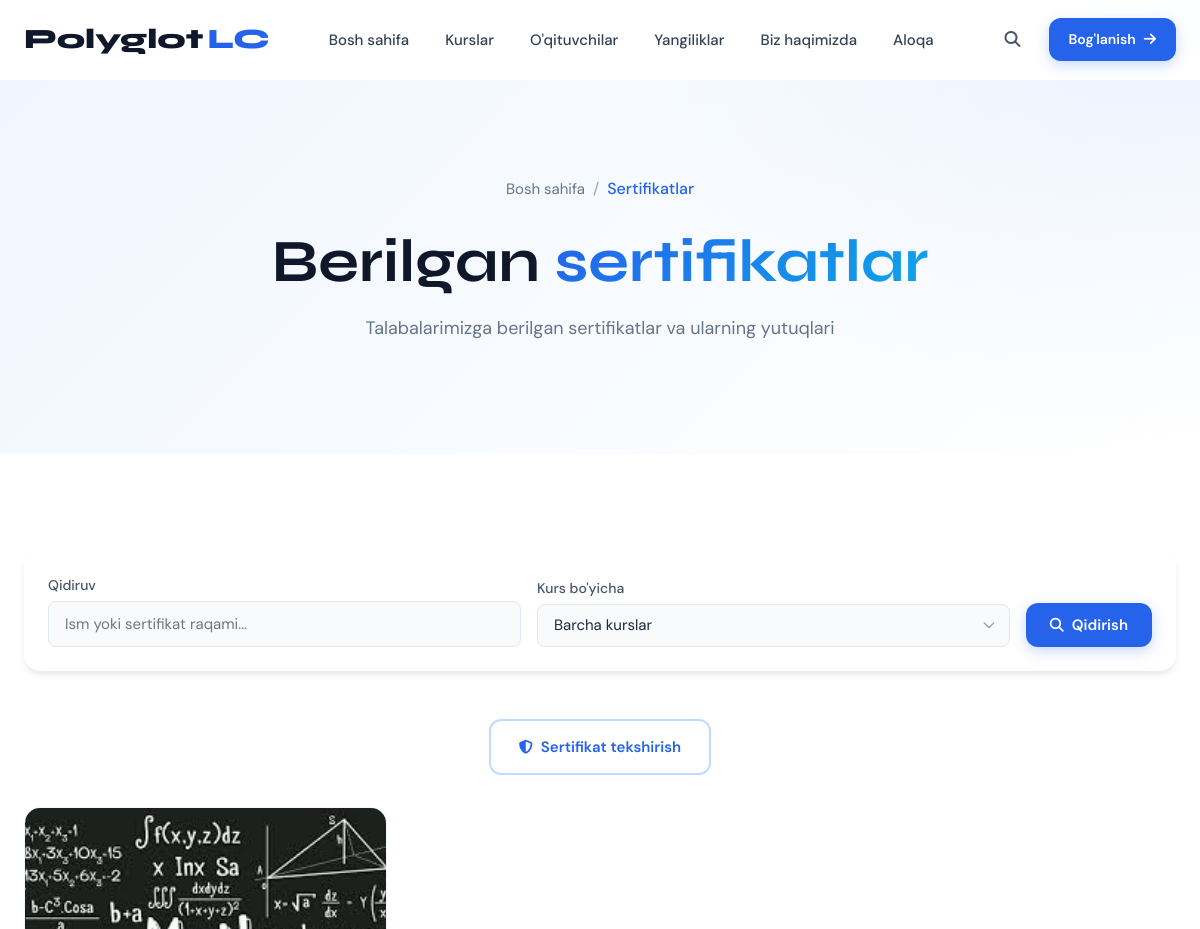
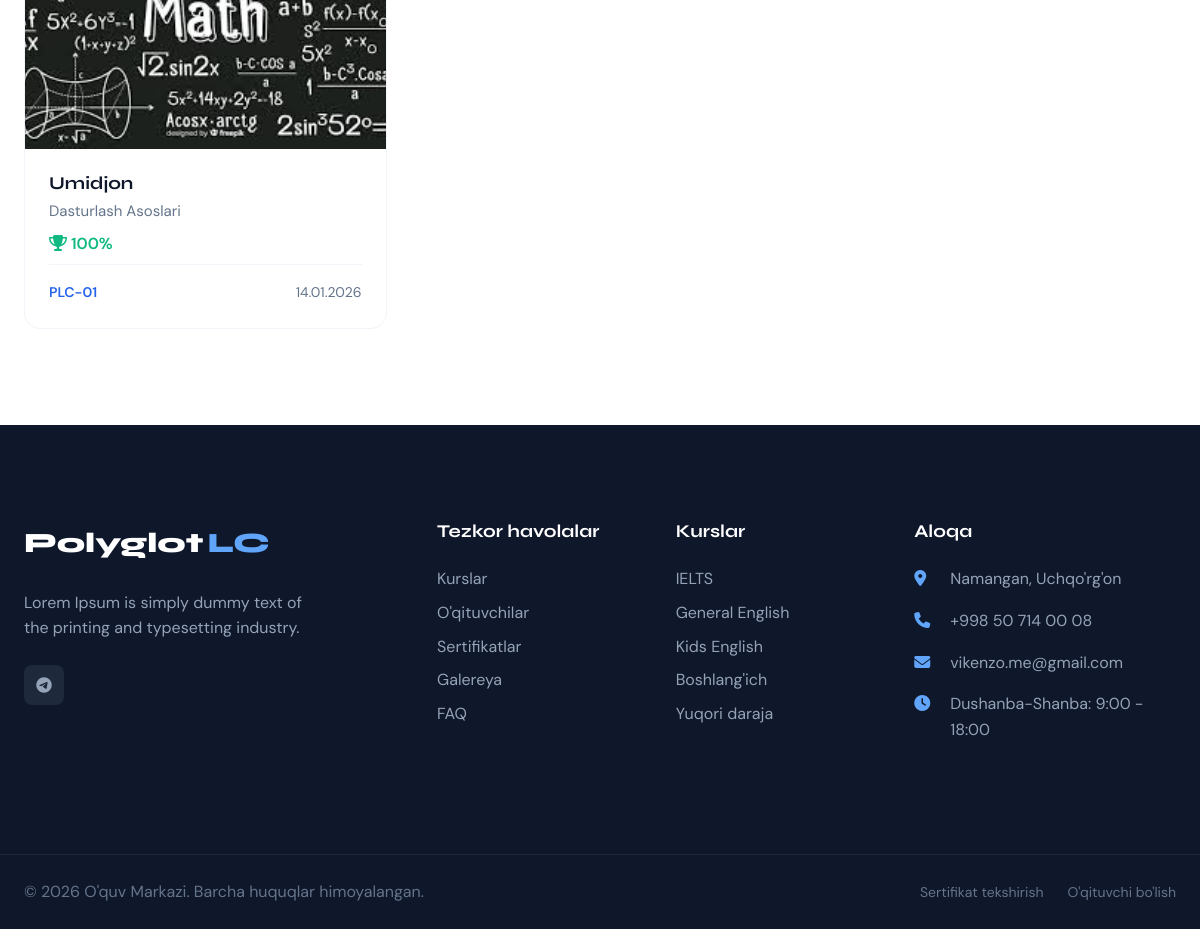
Page /sertifikatlar/ on the earlier database version (2 pictures, top to bottom).
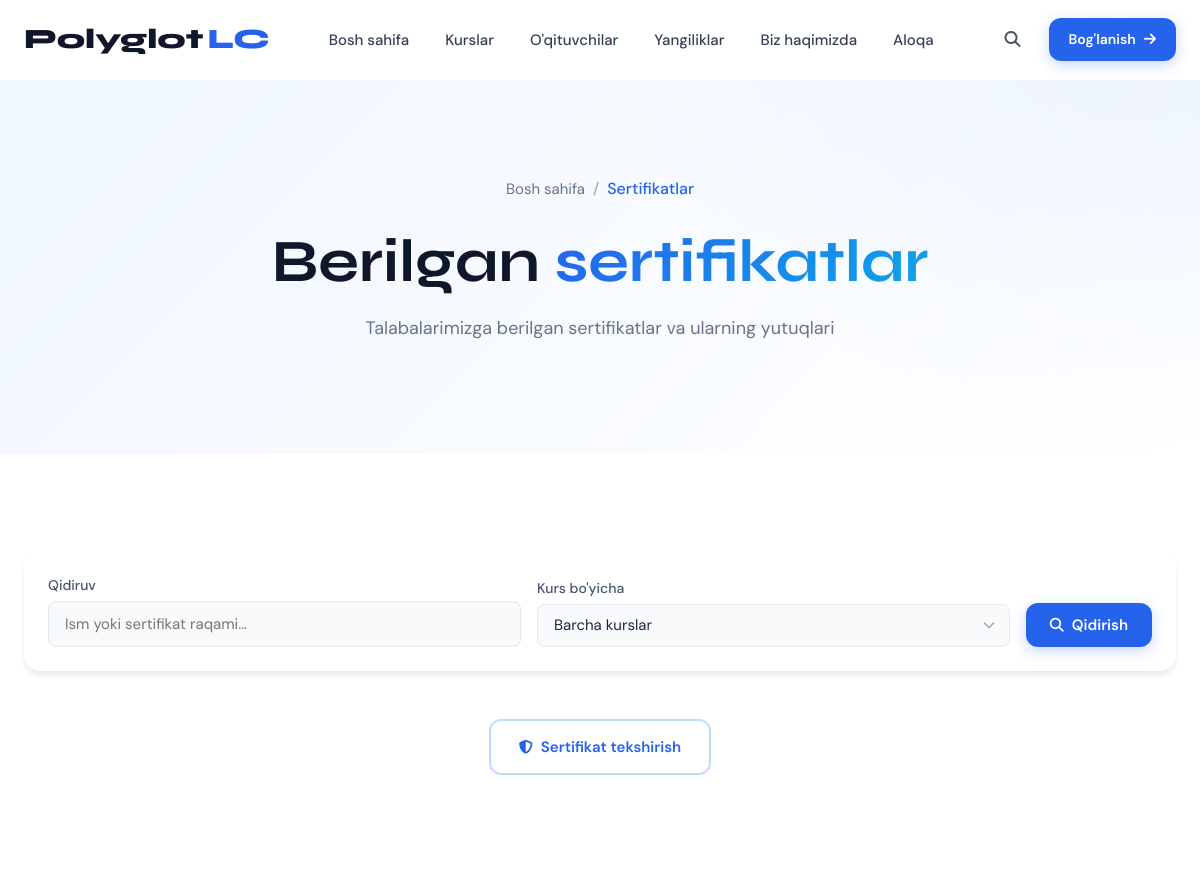
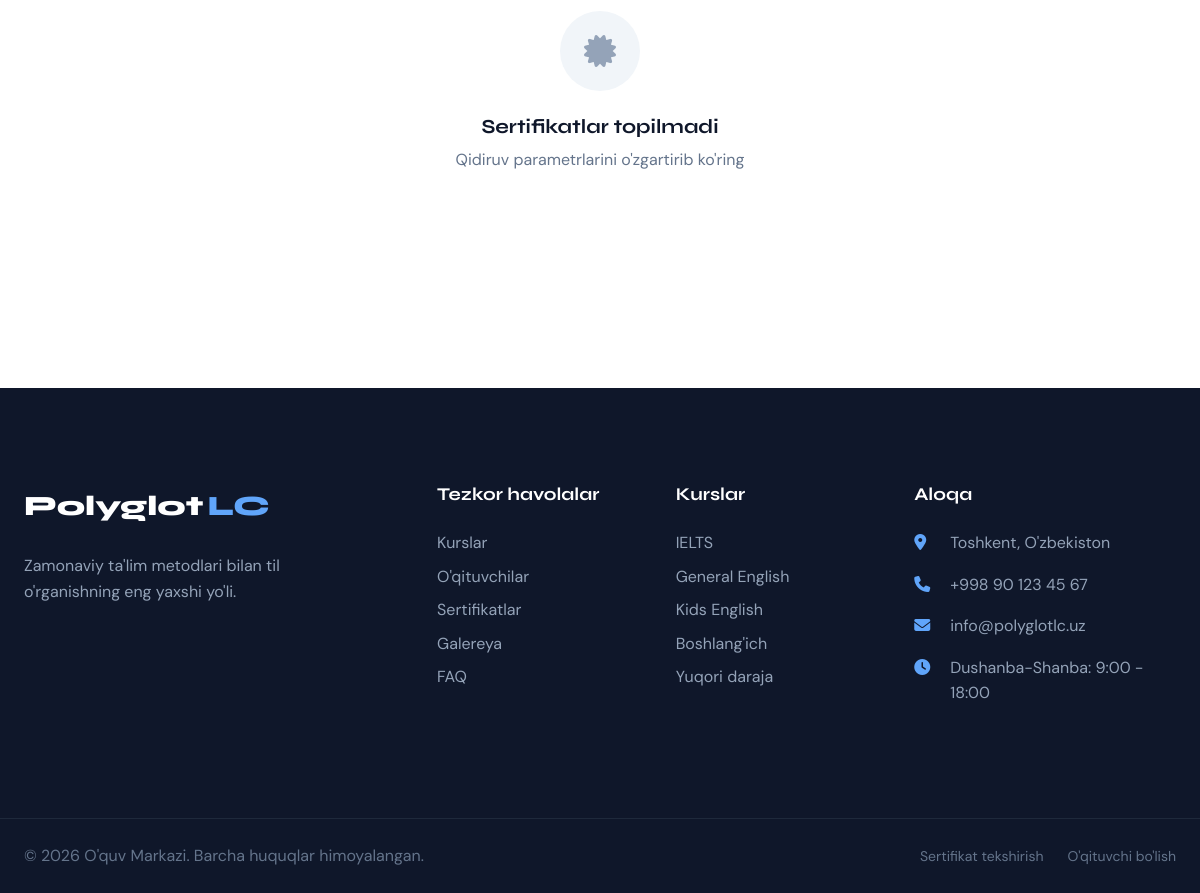
Same page on the later database version (2 pictures, top to bottom).
### front/models.py (models this page shows, shortened)
class Certificate(models.Model):
    student_name = models.CharField('Talaba ismi', max_length=200)
    student_photo = models.ImageField('Talaba rasmi', upload_to='certificates/students/%Y/%m/',
                                     blank=True, null=True)
    course = models.ForeignKey(Course, on_delete=models.SET_NULL, null=True,
                              verbose_name='Kurs', related_name='certificates')
    teacher = models.ForeignKey(Teacher, on_delete=models.SET_NULL, null=True,
                               verbose_name='O\'qituvchi', related_name='certificates')
    certificate_image = models.ImageField('Sertifikat rasmi', upload_to='certificates/%Y/%m/')
    certificate_number = models.CharField('Sertifikat raqami', max_length=50, unique=True)
    score = models.CharField('Ball / Natija', max_length=50, blank=True,
                            help_text='Masalan: IELTS 7.5, 95/100')
    issue_date = models.DateField('Berilgan sana')
    is_featured = models.BooleanField('Asosiy sahifada ko\'rsatish?', default=False)
    order = models.IntegerField('Tartib', default=0)
    created_at = models.DateTimeField('Qo\'shilgan', auto_now_add=True)
    class Meta:
        verbose_name = 'Sertifikat'
        verbose_name_plural = 'Sertifikatlar'
        ordering = ['-is_featured', 'order', '-issue_date']

class Course(models.Model):
    LEVEL_CHOICES = [
        ('beginner', 'Beginner (Boshlang\'ich)'),
        ('elementary', 'Elementary'),
        ('pre_intermediate', 'Pre-Intermediate'),
        ('intermediate', 'Intermediate (O\'rta)'),
        ('upper_intermediate', 'Upper-Intermediate'),
        ('advanced', 'Advanced (Yuqori)'),
    ]
    title = models.CharField('Kurs nomi', max_length=200)
    slug = models.SlugField('Slug', max_length=220, unique=True, blank=True)
    subject = models.ForeignKey(Subject, on_delete=models.CASCADE, verbose_name='Fan', related_name='courses')
    main_image = models.ImageField('Asosiy rasm', upload_to='courses/%Y/%m/')
    thumbnail = models.ImageField('Kichik rasm (thumbnail)', upload_to='courses/thumbs/%Y/%m/', blank=True, null=True)
    short_description = models.CharField('Qisqacha tavsif', max_length=300)
    full_description = models.TextField('To\'liq tavsif')
    level = models.CharField('Daraja', max_length=20, choices=LEVEL_CHOICES, default='beginner')
    duration_months = models.IntegerField('Davomiyligi (oylar)', validators=[MinValueValidator(1)])
    lessons_per_week = models.IntegerField('Haftada darslar soni', default=3)
    lesson_duration = models.IntegerField('Bir dars davomiyligi (daqiqa)', default=90)
    price = models.DecimalField('Narx (so\'m)', max_digits=10, decimal_places=2,
                                validators=[MinValueValidator(0)])
    discount_price = models.DecimalField('Chegirma narxi', max_digits=10, decimal_places=2,
                                        blank=True, null=True)
    teachers = models.ManyToManyField(Teacher, verbose_name='O\'qituvchilar', related_name='courses', blank=True)
    what_you_learn = models.TextField('Nimalar o\'rgatiladi?',
                                      help_text='Har bir nuqtani yangi qatorga yozing')
    requirements = models.TextField('Talablar', blank=True,
                                   help_text='Kursga kirish uchun talablar. Har birini yangi qatorga yozing')
    target_audience = models.TextField('Kimlar uchun mo\'ljallangan?',
                                      help_text='Har bir nuqtani yangi qatorga yozing')
    syllabus = models.TextField('Kurs rejasi / O\'quv dasturi', blank=True,
                               help_text='Nima-nima o\'rganiladi, mavzular')
    expected_results = models.TextField('Kutilayotgan natijalar', blank=True,
                                       help_text='Kurs tugagandan keyin nimaga erishasiz')
    certificate_info = models.TextField('Sertifikat haqida', blank=True,
                                       help_text='Qanday sertifikat beriladi?')
    is_active = models.BooleanField('Faolmi?', default=True)
    is_featured = models.BooleanField('Asosiy sahifada?', default=False)
    is_popular = models.BooleanField('Mashhurmi?', default=False)
    order = models.IntegerField('Tartib', default=0)
    views_count = models.IntegerField('Ko\'rishlar soni', default=0, editable=False)
    enrollments_count = models.IntegerField('Yozilganlar soni', default=0, editable=False)
    start_date = models.DateField('Boshlanish sanasi', blank=True, null=True)
    created_at = models.DateTimeField('Yaratilgan', auto_now_add=True)
    updated_at = models.DateTimeField('Yangilangan', auto_now=True)
    class Meta:
        verbose_name = 'Kurs'
        verbose_name_plural = 'Kurslar'
        ordering = ['-is_featured', 'order', '-created_at']

class SiteSettings(models.Model):
    site_name = models.CharField('Sayt nomi', max_length=200, default='O\'quv Markazi')
    site_tagline = models.CharField('Slogan', max_length=300, blank=True)
    logo = models.ImageField('Logo', upload_to='site/', blank=True, null=True)
    favicon = models.ImageField('Favicon', upload_to='site/', blank=True, null=True)
    phone_primary = models.CharField('Asosiy telefon', max_length=20)
    phone_secondary = models.CharField('Qo\'shimcha telefon', max_length=20, blank=True)
    email = models.EmailField('Email')
    address = models.TextField('Manzil')
    working_hours = models.CharField('Ish vaqti', max_length=200,
                                     default='Dushanba-Shanba: 9:00 - 18:00')
    about_short = models.TextField('Qisqacha haqimizda', max_length=500, blank=True,
                                   help_text='Asosiy sahifa uchun')
    about_full = models.TextField('To\'liq haqimizda', blank=True,
                                  help_text='Haqimizda sahifasi uchun')
    facebook = models.URLField('Facebook', blank=True)
    instagram = models.URLField('Instagram', blank=True)
    telegram = models.URLField('Telegram', blank=True)
    youtube = models.URLField('YouTube', blank=True)
    linkedin = models.URLField('LinkedIn', blank=True)
    twitter = models.URLField('Twitter', blank=True)
    tiktok = models.URLField('TikTok', blank=True)
    google_maps_embed = models.TextField('Google Maps embed kodi', blank=True)
    google_maps_link = models.URLField('Google Maps link', blank=True)
    meta_description = models.CharField('Meta tavsif', max_length=160, blank=True)
    meta_keywords = models.CharField('Meta kalit so\'zlar', max_length=255, blank=True)
    students_count = models.IntegerField('Talabalar soni', default=0,
                                        help_text='Saytda ko\'rsatish uchun')
    teachers_count = models.IntegerField('O\'qituvchilar soni', default=0)
    courses_count = models.IntegerField('Kurslar soni', default=0)
    success_rate = models.IntegerField('Muvaffaqiyat foizi', default=95,
                                      validators=[MinValueValidator(0), MaxValueValidator(100)])
    updated_at = models.DateTimeField('Yangilangan', auto_now=True)
    class Meta:
        verbose_name = 'Sayt sozlamalari'
        verbose_name_plural = 'Sayt sozlamalari'
    @classmethod
    def load(cls):
        obj, created = cls.objects.get_or_create(pk=1)
        return obj

### front/views.py (the view)
# urls.py: path('sertifikatlar/', views.certificates, name='certificates'),
def certificates(request):
    certificates = Certificate.objects.select_related(
        'course', 'teacher'
    ).order_by('-issue_date')
    course_slug = request.GET.get('course', '')
    if course_slug:
        certificates = certificates.filter(course__slug=course_slug)
    search = request.GET.get('search', '')
    if search:
        certificates = certificates.filter(
            Q(student_name__icontains=search) |
            Q(certificate_number__icontains=search)
        )
    paginator = Paginator(certificates, 12)
    page = request.GET.get('page')
    certificates = paginator.get_page(page)
    context = {
        'certificates': certificates,
        'courses': Course.objects.filter(is_active=True),
        'search': search,
        'settings': SiteSettings.load(),
    }
    return render(request, 'certificates.html', context)

### templates/certificates.html (shortened to what this page needs)
{% extends 'base.html' %}
{% load static %}
{% block content %}
<section class="page-header">
    <div class="container">
        <div class="page-header-content">
            <nav class="breadcrumb">
                <a href="{% url 'home' %}">Bosh sahifa</a>
                <span>/</span>
                <span class="current">Sertifikatlar</span>
            </nav>
            <h1 class="page-title">Berilgan <span class="text-gradient">sertifikatlar</span></h1>
            <p class="page-desc">Talabalarimizga berilgan sertifikatlar va ularning yutuqlari</p>
        </div>
    </div>
</section>
<section class="section-sm">
    <div class="container">
        <div class="filter-bar" data-aos="fade-up">
            <form class="filter-form" method="GET" action="">
                <div class="filter-group">
                    <label class="filter-label">Qidiruv</label>
                    <input type="text" name="search" class="filter-input" placeholder="Ism yoki sertifikat raqami..." value="{{ search }}">
                </div>
                <div class="filter-group">
                    <label class="filter-label">Kurs bo'yicha</label>
                    <select name="course" class="filter-select">
                        <option value="">Barcha kurslar</option>
                    </select>
                </div>
                <button type="submit" class="btn btn-primary filter-btn">
                    <i class="fas fa-search"></i>
                    <span>Qidirish</span>
                </button>
            </form>
        </div>
        <div class="text-center mb-4" data-aos="fade-up">
            <a href="{% url 'certificate_verify' %}" class="btn btn-secondary">
                <i class="fas fa-shield-alt"></i>
                <span>Sertifikat tekshirish</span>
            </a>
        </div>
        <div class="certificates-grid">
            {% for cert in certificates %}
            <div class="certificate-card" data-aos="fade-up" data-aos-delay="{{ forloop.counter0|add:50 }}">
                <div class="certificate-image">
                    {% if cert.certificate_image %}
                    <img src="{{ cert.certificate_image.url }}" alt="{{ cert.student_name }}">
                    {% else %}
                    <img src="https://images.unsplash.com/photo-1571942676516-bcab84649e44?w=400&h=300&fit=crop" alt="{{ cert.student_name }}">
                    {% endif %}
                </div>
                <div class="certificate-content">
                    <h4 class="certificate-name">{{ cert.student_name }}</h4>
                    {% if cert.course %}
                    <p class="certificate-course">{{ cert.course.title }}</p>
                    {% endif %}
                    {% if cert.score %}
                    <p style="color: var(--success); font-weight: 600; margin-bottom: var(--space-sm);">
                        <i class="fas fa-trophy"></i> {{ cert.score }}
                    </p>
                    {% endif %}
                    <div class="certificate-meta">
                        <span class="certificate-number">{{ cert.certificate_number }}</span>
                        <span class="certificate-date">{{ cert.issue_date|date:"d.m.Y" }}</span>
                    </div>
                </div>
            </div>
            {% empty %}
            <div class="empty-state" style="grid-column: 1 / -1;">
                <div class="empty-state-icon">
                    <i class="fas fa-certificate"></i>
                </div>
                <h3>Sertifikatlar topilmadi</h3>
                <p>Qidiruv parametrlarini o'zgartirib ko'ring</p>
            </div>
            {% endfor %}
        </div>
    </div>
</section>
{% endblock %}

### templates/base.html (shortened to what the changed rows need)
{% load static %}
<!DOCTYPE html>
<html lang="uz">
<head>
    <link rel="stylesheet" href="https://cdnjs.cloudflare.com/ajax/libs/font-awesome/6.5.1/css/all.min.css">
    <link href="https://unpkg.com/aos@2.3.1/dist/aos.css" rel="stylesheet">
    <link rel="stylesheet" href="{% static 'css/main.css' %}">
</head>
<body>
    <main class="main">
        {% block content %}{% endblock %}
    </main>
    <footer class="footer">
        <div class="footer-top">
            <div class="container">
                <div class="footer-grid">
                    <div class="footer-brand">
                        <a href="{% url 'home' %}" class="footer-logo">
                            {% if settings.logo %}
                            <img src="{{ settings.logo.url }}" alt="{{ settings.site_name }}">
                            {% else %}
                            <span class="logo-text">Polyglot</span><span class="logo-accent">LC</span>
                            {% endif %}
                        </a>
                        <p class="footer-desc">{{ settings.about_short|default:"Zamonaviy ta'lim metodlari bilan til o'rganishning eng yaxshi yo'li." }}</p>
                        <div class="footer-social">
                            {% if settings.telegram %}<a href="{{ settings.telegram }}" target="_blank" aria-label="Telegram"><i class="fab fa-telegram"></i></a>{% endif %}
                        </div>
                    </div>
                    <div class="footer-contact">
                        <ul>
                            <li>
                                <i class="fas fa-map-marker-alt"></i>
                                <span>{{ settings.address|default:"Toshkent, O'zbekiston" }}</span>
                            </li>
                            <li>
                                <i class="fas fa-phone"></i>
                                <a href="tel:{{ settings.phone_primary }}">{{ settings.phone_primary|default:"+998 90 123 45 67" }}</a>
                            </li>
                            <li>
                                <i class="fas fa-envelope"></i>
                                <a href="mailto:{{ settings.email }}">{{ settings.email|default:"info@polyglotlc.uz" }}</a>
                            </li>
                            <li>
                                <i class="fas fa-clock"></i>
                                <span>{{ settings.working_hours|default:"Dushanba-Shanba: 9:00 - 18:00" }}</span>
                            </li>
                        </ul>
                    </div>
                </div>
            </div>
        </div>
        <div class="footer-bottom">
            <div class="container">
                <div class="footer-bottom-inner">
                    <p>&copy; {% now "Y" %} {{ settings.site_name|default:"PolyglotLC" }}. Barcha huquqlar himoyalangan.</p>
                    <div class="footer-bottom-links">
                        <a href="{% url 'certificate_verify' %}">Sertifikat tekshirish</a>
                        <a href="{% url 'teacher_apply' %}">O'qituvchi bo'lish</a>
                    </div>
                </div>
            </div>
        </div>
    </footer>
</body>
</html>

Differences in the rows shown:
removed Certificate: certificate_image (picture), student_name "Umidjon", course "Dasturlash Asoslari", score "100%", certificate_number "PLC-01", issue_date "14.01.2026"
changed SiteSettings "Dushanba-Shanba: 9:00 - 18:00": about_short "Lorem Ipsum is simply dummy text of the printing and typesetting industry." → "Zamonaviy ta'lim metodlari bilan til o'rganishning eng yaxshi yo'li."; address "Namangan, Uchqo'rg'on" → "Toshkent, O'zbekiston"; phone_primary "+998 50 714 00 08" → "+998 90 123 45 67"; email "vikenzo.me@gmail.com" → "info@polyglotlc.uz"
Other differences:
text now shown: "Sertifikatlar topilmadi Qidiruv parametrlarini o'zgartirib ko'ring"
